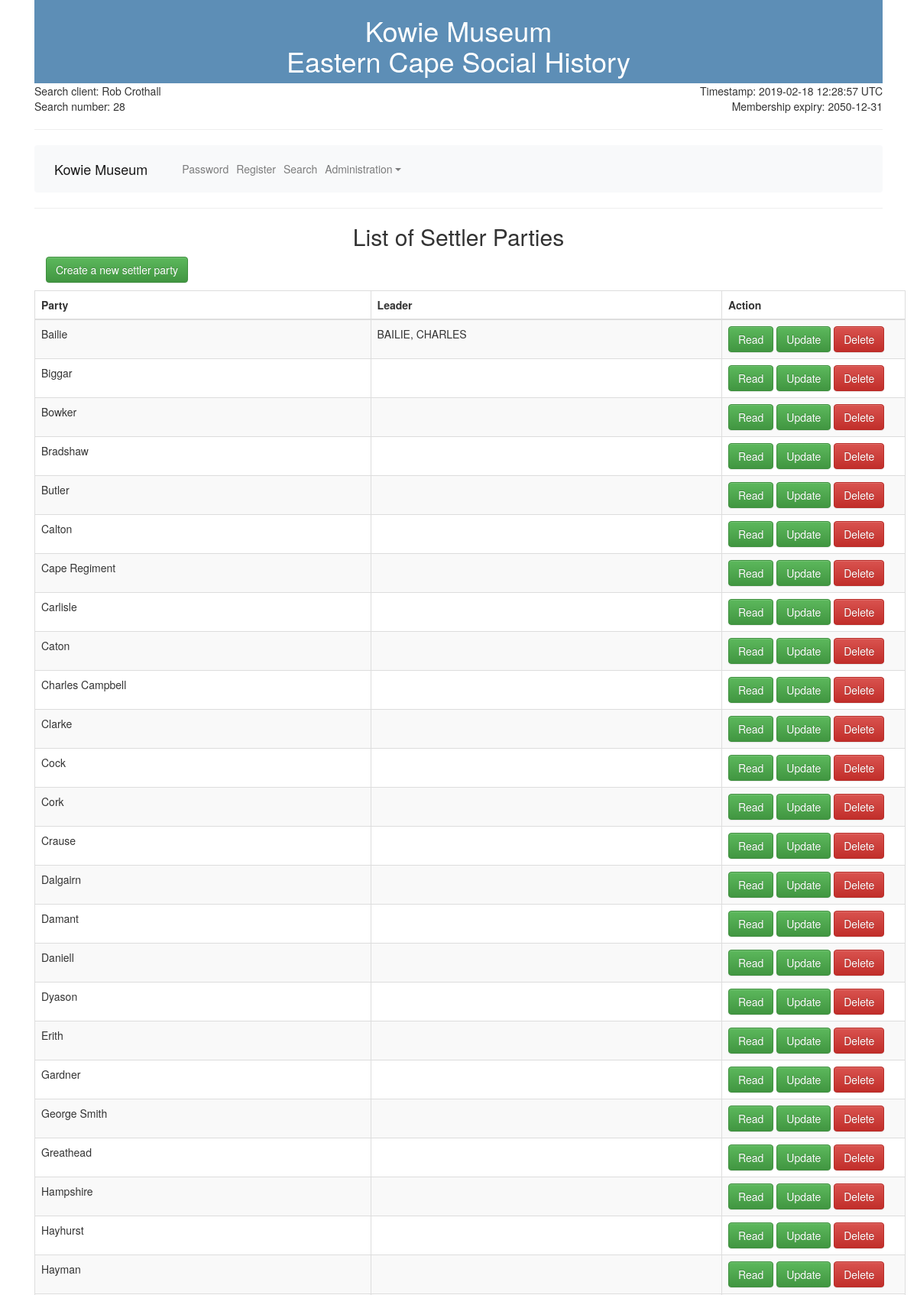
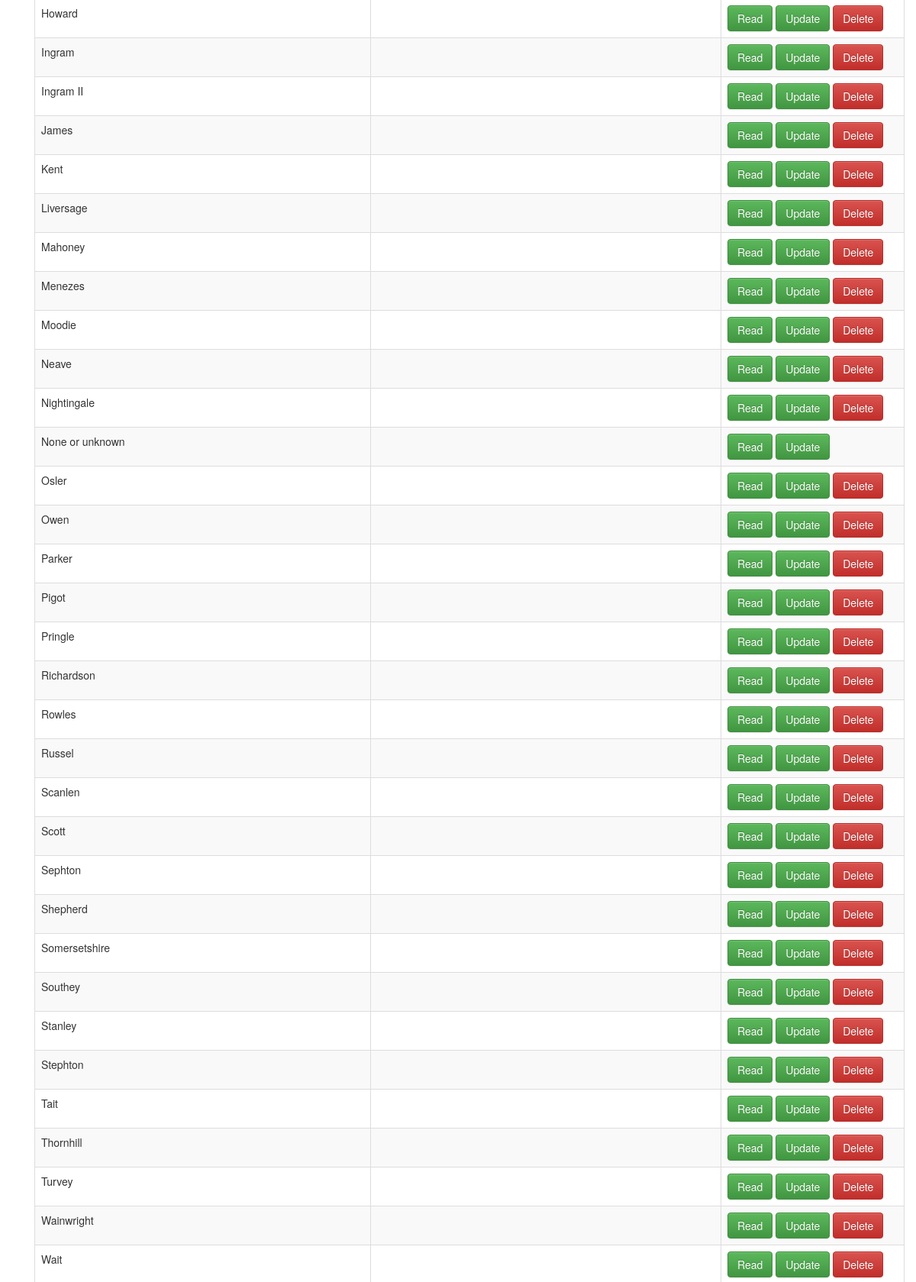
/ctl/party.php (signed in, upper part), run on the app's committed database (2 pictures, top to bottom).
### tables this page shows
CREATE TABLE `people` (
  `id` int(8) NOT NULL AUTO_INCREMENT,
  `surname` varchar(50) NOT NULL,
  `first_name` varchar(50) DEFAULT NULL,
  `other_name` varchar(50) DEFAULT NULL,
  `title` varchar(50) DEFAULT NULL,
  `age` varchar(20) DEFAULT NULL,
  `birth_year` int(4) DEFAULT NULL,
  `occupation_id` int(8) NOT NULL,
  `party_id` int(8) NOT NULL,
  `voyage_id` int(8) DEFAULT '0',
  `ref_no` varchar(10) DEFAULT NULL,
  `checked` varchar(6) DEFAULT 'N',
  `notes` text,
  `user_id` int(8) NOT NULL,
  `changed` timestamp NOT NULL DEFAULT CURRENT_TIMESTAMP,
  PRIMARY KEY (`id`)
);

CREATE TABLE `party` (
  `id` int(8) NOT NULL AUTO_INCREMENT,
  `party_name` varchar(50) NOT NULL,
  `party_leader` int(10) NOT NULL,
  `voyage_id` int(8) DEFAULT NULL,
  `notes` text,
  `user_id` int(8) NOT NULL,
  `changed` timestamp NOT NULL DEFAULT CURRENT_TIMESTAMP,
  PRIMARY KEY (`id`)
);

### view/party_form.php (the view)
<h2 align="center">List of Settler Parties</h2>
    <div class="container">
        <p><a href="../ctl/party_create.php" class="btn btn-success">Create a new settler party</a></p>
        <div class="row">
            <table class="table table-striped table-bordered">
                <thead>
                    <tr>
                        <th>Party</th>
                        <th>Leader</th>
                        <th>Action</th>
                    </tr>
                </thead>
                <tbody>
                    <?php
                    $rows = query("SELECT a.id, a.party_name, a.party_leader, b.surname, b.first_name from party a, people b where a.party_leader = b.id order by party_name");
                    if (count($rows) > 0)
                    {
                        foreach ($rows as $row)
                        {
                            if ($row['party_leader'] == 0)
                            {
                                $comma = '';
                            }
                            else
                            {
                                $comma = ', ';
                            }
                            echo '<tr>';
                                echo '<td>' . $row['party_name'] . '</td>';
                                echo '<td>' . $row['surname'] . $comma . $row['first_name'] . '</td>';
                                echo '<td valign="top" style="width:240px">';
                                    echo '<a class="btn btn-success" href="../ctl/party_read.php?id=' . $row['id'] . '">Read</a>' . '&nbsp;';
												if ($_SESSION["user_role"] == "STAFF" | $_SESSION["user_role"] == "ADMIN" ) {
                                    	echo '<a class="btn btn-success" href="../ctl/party_update.php?id=' . $row['id'] . '">Update</a>' . '&nbsp;';
                                    	if ($row['id'] > 0) {
                                    	    echo '<a class="btn btn-danger" href="../ctl/party_delete.php?id=' . $row['id'] . '">Delete</a>';
                                    	}
                                    }
                                echo '</td>';
                            echo '</tr>';
                       }
                    }
                    ?>
                </tbody>
            </table>
        </div>
    </div>

### data on the page
people: party.party_name "Bailie", surname "BAILIE", party.party_leader ",", first_name "CHARLES"
people: party.party_name "Biggar", party.party_name "Bowker", party.party_name "Bradshaw", party.party_name "Butler", party.party_name "Calton", party.party_name "Cape Regiment", party.party_name "Carlisle", party.party_name "Caton", party.party_name "Charles Campbell", party.party_name "Clarke", party.party_name "Cock", party.party_name "Cork", party.party_name "Crause", party.party_name "Dalgairn", party.party_name "Damant", party.party_name "Daniell", party.party_name "Dyason", party.party_name "Erith", party.party_name "Gardner", party.party_name "George Smith", party.party_name "Greathead", party.party_name "Hampshire", party.party_name "Hayhurst", party.party_name "Hayman", party.party_name "Howard", party.party_name "Ingram", party.party_name "Ingram II", party.party_name "James", party.party_name "Kent", party.party_name "Liversage", party.party_name "Mahoney", party.party_name "Menezes", party.party_name "Moodie", party.party_name "Neave", party.party_name "Nightingale", party.party_name "None or unknown", party.party_name "Osler", party.party_name "Owen", party.party_name "Parker", party.party_name "Pigot", party.party_name "Pringle", party.party_name "Richardson", party.party_name "Rowles", party.party_name "Russel", party.party_name "Scanlen", party.party_name "Scott", party.party_name "Sephton", party.party_name "Shepherd", party.party_name "Somersetshire", party.party_name "Southey", party.party_name "Stanley", party.party_name "Stephton", party.party_name "Tait", party.party_name "Thornhill", party.party_name "Turvey", party.party_name "Wainwright", party.party_name "Wait"

### other printed values
CLIENT_NAME "Kowie Museum"
SYSTEM_NAME "Eastern Cape Social History"
$_SESSION["user_first_name"] "Rob"
$_SESSION["user_surname"] "Crothall"
$_SESSION["search_count"] "28"
$_SESSION["member_exp"] "2050-12-31"
